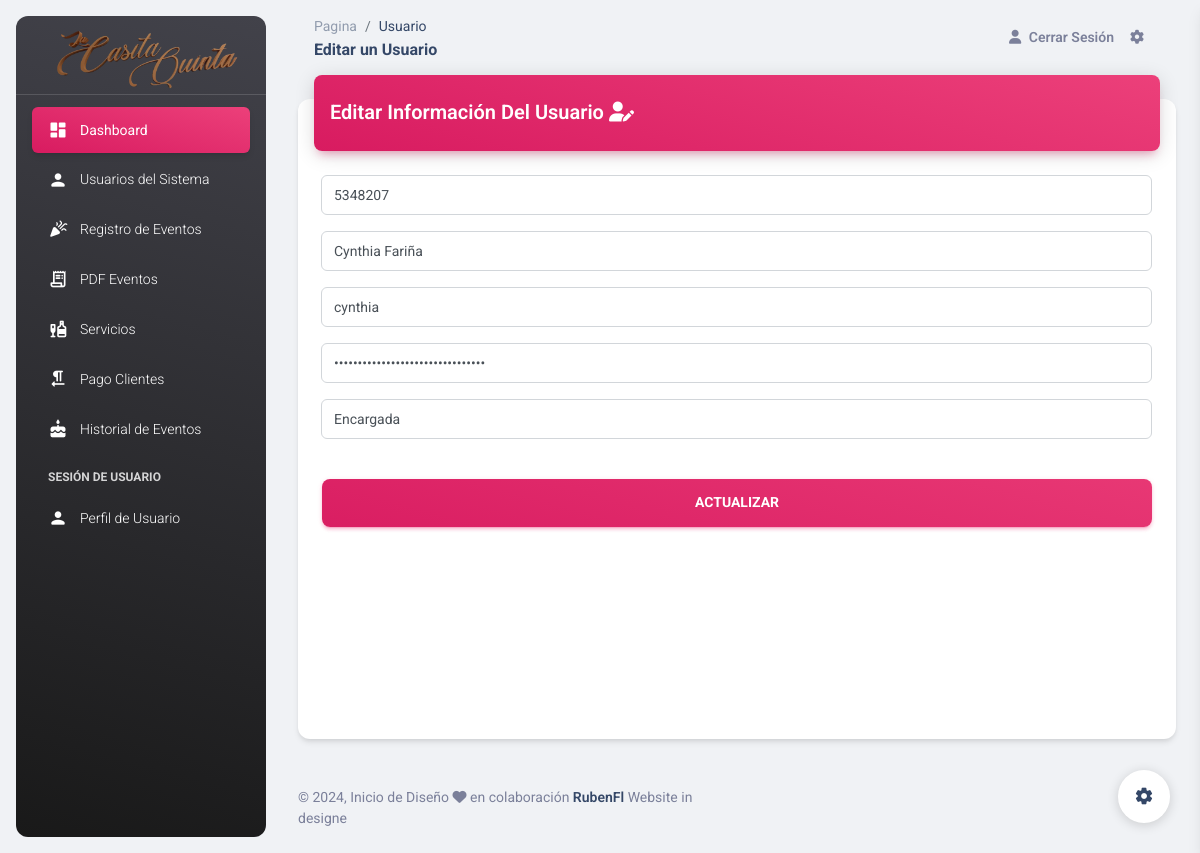
Page /Views/modificarUsuario.php?id=3 (signed in) on the committed database.
### tables this page shows
CREATE TABLE `users` (
  `id` int(11) NOT NULL,
  `cedula` int(11) DEFAULT NULL,
  `nombre` varchar(50) NOT NULL,
  `usuario` varchar(20) DEFAULT NULL,
  `pass` varchar(250) DEFAULT NULL,
  `rol` int(11) NOT NULL,
  `created_at` timestamp NOT NULL DEFAULT current_timestamp(),
  `estatus` int(11) NOT NULL DEFAULT 1
);

### Controllers/modificarUsuarioControllers.php (called while the page is built, shortened)
<?php
require_once("../Models/conexion.php");
$id = $_REQUEST['id'];
$sql = mysqli_query($conection,"SELECT * FROM users  WHERE id = $id AND estatus = 1");
$resultado = mysqli_num_rows($sql);
if ($resultado == 0) {
	header("location: ../Plantillas/usuarios.php");
}else{
	while ($data = mysqli_fetch_array($sql)) {
		$cedula   = $data['cedula'];
		$nombre   = $data['nombre'];
		$usuario  = $data['usuario'];
		$pass     =md5($data['pass']);
	}
}
?>

### Views/modificarUsuario.php (the view, shortened to what this page needs)
<?php
require_once('../Controllers/modificarUsuarioControllers.php');
require_once("../Includes/header_admin.php");
?>
<body class="g-sidenav-show  bg-gray-200">
  <?php require_once('../Includes/nav_admin.php'); ?>
  <main class="main-content position-relative max-height-vh-100 h-100 border-radius-lg ">
    <nav class="navbar navbar-main navbar-expand-lg px-0 mx-4 shadow-none border-radius-xl" id="navbarBlur" data-scroll="true">
      <div class="container-fluid py-1 px-3">
        <nav aria-label="breadcrumb">
          <ol class="breadcrumb bg-transparent mb-0 pb-0 pt-1 px-0 me-sm-6 me-5">
            <li class="breadcrumb-item text-sm"><a class="opacity-5 text-dark" href="javascript:;">Pagina</a></li>
            <li class="breadcrumb-item text-sm text-dark active" aria-current="page">Usuario</li>
          </ol>
          <h6 class="font-weight-bolder mb-0"> Editar un  Usuario</h6>
        </nav>
        <div class="collapse navbar-collapse mt-sm-0 mt-2 me-md-0 me-sm-4" id="navbar">
          <ul class="navbar-nav  justify-content-end">
            <li class="nav-item d-flex align-items-center">
              <a href="../Templates/salir.php" class="nav-link text-body font-weight-bold px-0">
                <i class="fa fa-user me-sm-1"></i>
                <span class="d-sm-inline d-none">Cerrar Sesión</span>
              </a>
            </li>
            <li class="nav-item px-3 d-flex align-items-center">
              <a href="javascript:;" class="nav-link text-body p-0">
                <i class="fa fa-cog fixed-plugin-button-nav cursor-pointer"></i>
              </a>
            </li>
          </ul>
        </div>
      </div>
    </nav>
<div class="container-fluid py-4">
        <div class="row min-vh-80">
          <div class="col-12">
            <div class="card h-100">
              <div class="card-header p-0 position-relative mt-n4 mx-3 z-index-2">
                <div class="bg-gradient-primary shadow-primary border-radius-lg pt-4 pb-3">
                  <h5 class="text-white text-capitalize ps-3">Editar información del Usuario  <i class="fa fa-user-edit"></i></h5>
                </div>
              </div>
              <div class="card-body">
                <form role="form" method="POST" action="">
                  <div class="input-group input-group-outline mb-3">
                    <label class="form-label"></label>
                    <input type="text" class="form-control" placeholder="Cedula" name="cedula" id="cedula" required value="<?php echo $cedula; ?>">
                  </div>
                  <div class="input-group input-group-outline mb-3">
                    <label class="form-label"></label>
                    <input type="text" class="form-control" placeholder="Nombre" name="nombre" id="nombre" required value="<?php echo $nombre; ?>">
                  </div>
                  <div class="input-group input-group-outline mb-3">
                    <label class="form-label"></label>
                    <input type="text" class="form-control" placeholder="Usuario" name="usuario" id="usuario" required value="<?php echo $usuario; ?>">
                  </div>
                  <div class="input-group input-group-outline mb-3">
                    <label class="form-label"></label>
                    <input type="password" class="form-control" placeholder="Contraseña" name="password" id="password" required value="<?php echo $pass; ?>">
                  </div>
                  <div class="input-group input-group-outline mb-3">
                    <label class="form-label"></label>
                    <?php
                      $query_roles = mysqli_query($conection, "SELECT * FROM roles where id > 1 AND estatus = 1");
                      $resultado = mysqli_num_rows($query_roles);
                      ?>
                      <select name="rol" id="rol" class="form-control">
                          <?php
                          if ($resultado > 0) {
                              while ($rol = mysqli_fetch_array($query_roles)) {
                          ?>
                                  <option value="<?php echo $rol["id"]; ?>"><?php echo
                                          $rol["descripcion"] ?></option>
                          <?php
                              }
                          }
                          ?>
                    </select>
                  </div>
                  <div class="text-center">
                    <button type="submit" class="btn btn-lg bg-gradient-primary btn-lg w-100 mt-4 mb-0">Actualizar</button>
                  </div>
                  <br>
                </form>
              </div>
            </div>
          </div>
        </div>
      </div>
    <footer class="footer py-4  ">
      <div class="container-fluid">
        <div class="row align-items-center justify-content-lg-between">
          <div class="col-lg-6 mb-lg-0 mb-4">
            <div class="copyright text-center text-sm text-muted text-lg-start">
              © ,
              Inicio de Diseño <i class="fa fa-heart"></i> en colaboración
              <a href="#" class="font-weight-bold" target="_blank">RubenFl</a>
              Website in designe
            </div>
          </div>
        </div>
      </div>
    </footer>
  </main>
  <?php require_once('../Includes/footer_admin.php') ?>

### rows in the picture
users: cedula "5348207", nombre "Cynthia Fariña", usuario "cynthia"

### other values in the picture
form field rol "Encargada"
